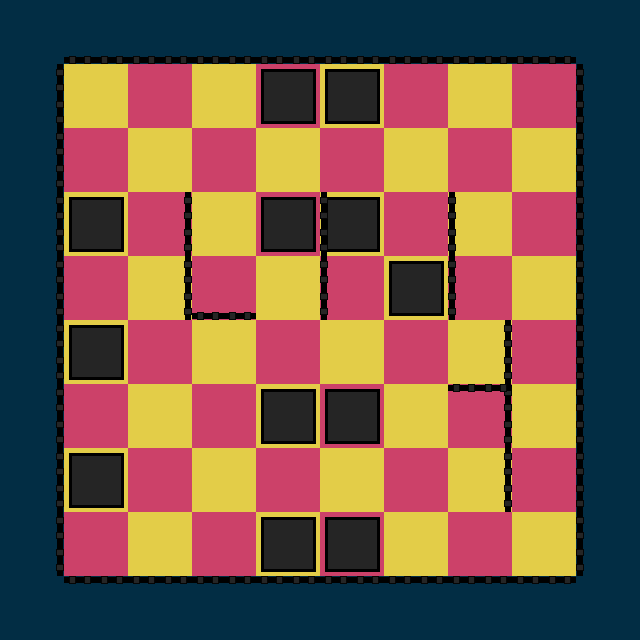

A 2D game scene composited from a Tiled map and its tileset images. What follows is a short description and the map's XML, with each tile layer's data collapsed to a summary:
An orthogonal 10x10 tile map with 64x64 px tiles, 5 tile layers (ground, left, right, up, ...) and 2 objects (Player, Goal).

<map version="1.0" orientation="orthogonal" renderorder="right-down" width="10" height="10" tilewidth="64" tileheight="64" nextobjectid="30">
 <tileset firstgid="1" source="tileset_00.tsx" />
 <layer name="ground" width="10" height="10">
  <properties>
   <property name="tileset" value="tileset_00" />
   <property name="type" value="base" />
  </properties>
  <data>[100 cells, 100 non-empty, 5 distinct tile ids]</data>
 </layer>
 <layer name="left" width="10" height="10">
  <properties>
   <property name="edge" value="left" />
   <property name="tileset" value="tileset_00" />
   <property name="type" value="edges" />
  </properties>
  <data>[100 cells, 12 non-empty, 1 distinct tile ids]</data>
 </layer>
 <layer name="right" width="10" height="10">
  <properties>
   <property name="edge" value="right" />
   <property name="tileset" value="tileset_00" />
   <property name="type" value="edges" />
  </properties>
  <data>[100 cells, 13 non-empty, 1 distinct tile ids]</data>
 </layer>
 <layer name="up" width="10" height="10">
  <properties>
   <property name="edge" value="up" />
   <property name="tileset" value="tileset_00" />
   <property name="type" value="edges" />
  </properties>
  <data>[100 cells, 9 non-empty, 1 distinct tile ids]</data>
 </layer>
 <layer name="down" width="10" height="10">
  <properties>
   <property name="edge" value="down" />
   <property name="tileset" value="tileset_00" />
   <property name="type" value="edges" />
  </properties>
  <data>[100 cells, 9 non-empty, 1 distinct tile ids]</data>
 </layer>
 <objectgroup name="entities">
  <object id="13" name="Player" type="Player" x="528" y="528" width="32" height="32">
   <properties>
    <property name="facing" value="left" />
    <property name="gid" type="int" value="8" />
    <property name="speed" type="float" value="300" />
    <property name="type" value="player" />
   </properties>
   <ellipse />
  </object>
  <object id="14" name="Goal" type="Goal" x="352" y="288">
   <properties>
    <property name="type" value="goal" />
   </properties>
   <polygon points="0,0 -16,32 16,32" />
  </object>
 </objectgroup>
</map>
